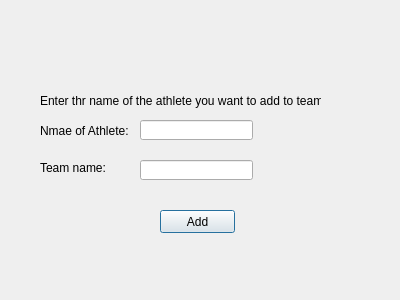
<?xml version="1.0" encoding="UTF-8"?>
<ui version="4.0">
 <class>add_athete_to_team</class>
 <widget class="QDialog" name="add_athete_to_team">
  <property name="geometry">
   <rect>
    <x>0</x>
    <y>0</y>
    <width>400</width>
    <height>300</height>
   </rect>
  </property>
  <property name="windowTitle">
   <string>Add athlete</string>
  </property>
  <widget class="QLabel" name="name_lable">
   <property name="geometry">
    <rect>
     <x>40</x>
     <y>120</y>
     <width>91</width>
     <height>21</height>
    </rect>
   </property>
   <property name="text">
    <string>Nmae of Athlete:</string>
   </property>
  </widget>
  <widget class="QLineEdit" name="athlete_name_input">
   <property name="geometry">
    <rect>
     <x>140</x>
     <y>120</y>
     <width>113</width>
     <height>20</height>
    </rect>
   </property>
  </widget>
  <widget class="QPushButton" name="add_button">
   <property name="geometry">
    <rect>
     <x>160</x>
     <y>210</y>
     <width>75</width>
     <height>23</height>
    </rect>
   </property>
   <property name="text">
    <string>Add</string>
   </property>
  </widget>
  <widget class="QLabel" name="information_lable">
   <property name="geometry">
    <rect>
     <x>40</x>
     <y>90</y>
     <width>281</width>
     <height>21</height>
    </rect>
   </property>
   <property name="text">
    <string>Enter thr name of the athlete you want to add to team</string>
   </property>
  </widget>
  <widget class="QLabel" name="team_name_lable">
   <property name="geometry">
    <rect>
     <x>40</x>
     <y>160</y>
     <width>81</width>
     <height>16</height>
    </rect>
   </property>
   <property name="text">
    <string>Team name:</string>
   </property>
  </widget>
  <widget class="QLineEdit" name="team_name_input">
   <property name="geometry">
    <rect>
     <x>140</x>
     <y>160</y>
     <width>113</width>
     <height>20</height>
    </rect>
   </property>
  </widget>
 </widget>
 <resources/>
 <connections/>
</ui>
